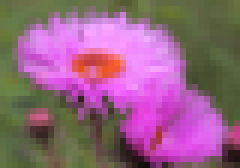
#> input picture VA/Realizarea imaginilor mozaic/data/colectie/11.png, 40 x 28 px, given in place of ferrari.jpeg, which was not available (shown 6 times larger)
$ python run_project.py   (older library calls are emulated)
#> lines starting #> are read from the running program, lines starting #| are printed output that depends on the picture; pictures that were not available may be replaced by others from this repository, and a replacement may not be noted
### VA/Realizarea imaginilor mozaic/cod/parameters.py
import cv2 as cv
import numpy as np

# In aceasta clasa vom stoca detalii legate de algoritm si de imaginea pe care este aplicat.
class Parameters:

    def __init__(self, image_path):
        self.image_path = image_path
        self.is_grayscale = False

        if self.is_grayscale == False:
            # cititm ca rbg
            self.image = cv.imread(image_path)
#> self.image is the input picture: shape (28, 40, 3); mean B, G, R 130, 99.3, 148.2
        else:
            # citim ca grayscale
            self.image = cv.imread(image_path, cv.IMREAD_GRAYSCALE)

        if self.image is None:
            print('%s is not valid' % image_path)
            exit(-1)

        self.image = np.float32(self.image)
        self.image_resized = None
        self.small_images_dir = '/Users/corinacondurachi/Desktop/tema1/data/airplane/'
        self.image_type = 'png'
        self.num_pieces_horizontal = 25
        self.num_pieces_vertical = None
        self.show_small_images = False
        self.layout = 'caroiaj'
        self.criterion = 'distantaCuloareMedie'
        self.hexagon = False
        self.small_images = None
        self.different_neighbors = True


### VA/Realizarea imaginilor mozaic/cod/build_mosaic.py
import os
import cv2 as cv
import numpy as np
import matplotlib.pyplot as plt
import pdb

from add_pieces_mosaic import *
from parameters import *


def load_pieces(params: Parameters):
    # citeste toate cele N piese folosite la mozaic din directorul corespunzator
    # toate cele N imagini au aceeasi dimensiune H x W x C, unde:
    # H = inaltime, W = latime, C = nr canale (C=1  gri, C=3 color)
    # functia intoarce pieseMozaic = matrice N x H x W x C in params
    # pieseMoziac[i, :, :, :] reprezinta piesa numarul i

    dir_path = params.small_images_dir
    filenames = os.listdir(dir_path)
    images = []
    for image_name in filenames:
        if params.is_grayscale == False:
            # cititm pozele ca rgb
            img_current = cv.imread(dir_path + image_name)
        else:
            # citim pozele ca grayscale
            img_current = cv.imread(dir_path + image_name, cv.IMREAD_GRAYSCALE)

        images.append(img_current)

    images = np.array(images, np.float32)

    # citeste imaginile din director

    if params.show_small_images:
        for i in range(10):
            for j in range(10):
                plt.subplot(10, 10, i * 10 + j + 1)
                # OpenCV reads images in BGR format, matplotlib reads images in RBG format
                im = images[i * 10 + j].copy()
                # BGR to RGB, swap the channels
                im = im[:, :, [2, 1, 0]]
                plt.imshow(im)
        plt.show()

    params.small_images = images


def compute_dimensions(params: Parameters):
    # calculeaza dimensiunile mozaicului
    # obtine si imaginea de referinta redimensionata avand aceleasi dimensiuni
    # ca mozaicul

    # completati codul
    # calculeaza automat numarul de piese pe verticala
    # pentru a pastra acelasi ration ca imaginea initiala (H - W)

    if params.is_grayscale == False:
        H, W, C  = params.image.shape
#> H = 28; W = 40; C = 3
        h, w, c = params.small_images[0].shape
#> h = 28; w = 40; c = 3

    else:
        H, W  = params.image.shape
        h, w = params.small_images[0].shape


    # vreau sa pastrez ratio H/W din imaginea initiala deci voi inmulti H/W cu noua latime
    # (arams.num_pieces_vertical * h) si impart la h ca sa aflu nr de piese care incap pe verticala
    params.num_pieces_vertical = H * params.num_pieces_horizontal * w // (h * W)
#> params.num_pieces_vertical = 100

    # redimensioneaza imaginea
    new_h = params.num_pieces_vertical * h
#> new_h = 2800
    new_w = params.num_pieces_horizontal * w
#> new_w = 4000
    params.image_resized = cv.resize(params.image, (new_w, new_h))
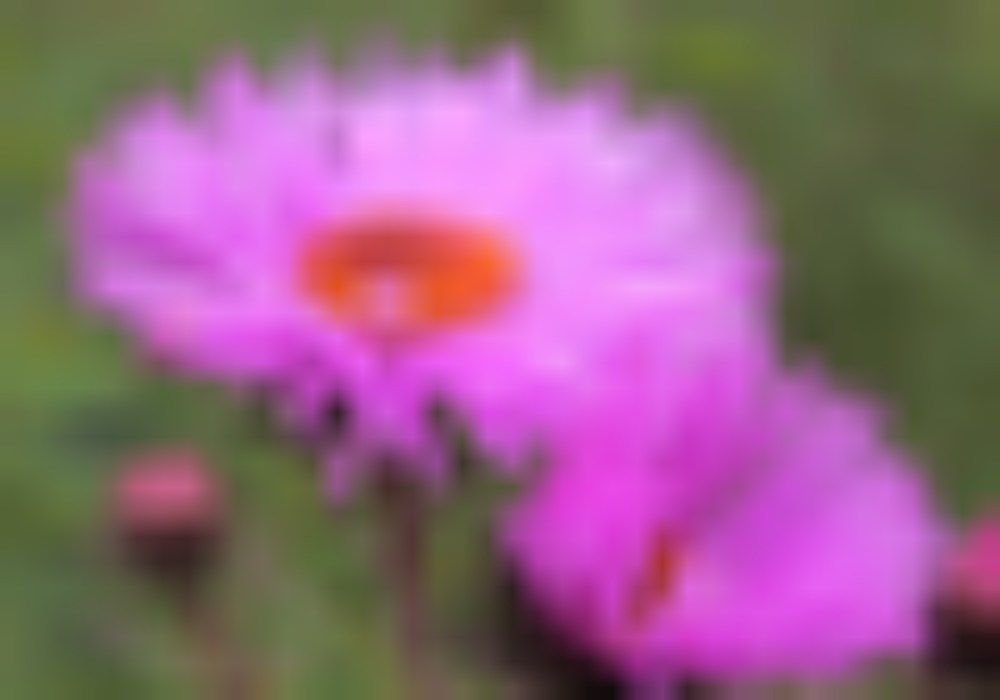
#> params.image_resized: shape (2800, 4000, 3) float32 (shown at 1/4 size); mean B, G, R 133, 98.8, 156.9


def build_mosaic(params: Parameters):
    # incarcam imaginile din care vom forma mozaicul
    load_pieces(params)
    # calculeaza dimensiunea mozaicului
    compute_dimensions(params)

    img_mosaic = None
    if params.layout == 'caroiaj':
        if params.hexagon is True:
            img_mosaic = add_pieces_hexagon(params)
        else:
            img_mosaic = add_pieces_grid(params)
    elif params.layout == 'aleator':
        img_mosaic = add_pieces_random(params)
    else:
        print('Wrong option!')
        exit(-1)

    return img_mosaic

### VA/Realizarea imaginilor mozaic/cod/add_pieces_mosaic.py
from parameters import *
import numpy as np
import pdb
import timeit
import os

# pentru a nu le calcula de fiecare data
def get_mean_color_small_images(params: Parameters, c):

#> called with c = 3
    N = params.small_images.shape[0]
#> N = 4
    mean_color_pieces = np.zeros((N,c))
    for i in range(N):
        current_image = params.small_images[i].copy()
        # calculez pe fiecare canal (3 pt RGB)
        if params.is_grayscale == False:
            for k in range(c):
                mean_color_pieces[i,k] = np.float32(current_image[:,:,k].mean())
        # un singur canal pt grayscale
        else:
            for k in range(c):
                mean_color_pieces[i,k] = np.float32(current_image[:,:].mean())
#> this loop made 4 passes
#> pass 2, in get_mean_color_small_images, `current_image = params.small_images[i].copy()`:
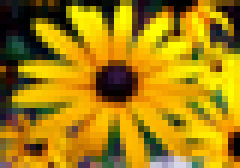
#> current_image: shape (28, 40, 3) float32 (shown 6 times larger); mean B, G, R 13, 130, 167.3
#> pass 3, in get_mean_color_small_images, `current_image = params.small_images[i].copy()`:
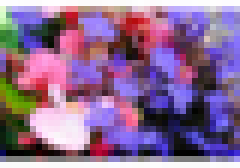
#> current_image: shape (28, 40, 3) float32 (shown 6 times larger); mean B, G, R 146, 106.4, 139.5

    return mean_color_pieces

# sortez indicii pentru partea cu vecini adiacenti diferiti
def get_sorted_indexes(mean_color_crop, mean_color_pieces):
    # nu mai are rost sa aplic sqrt deoarece nu schimba cu nimic ordinea
    distances = np.sum((mean_color_crop - mean_color_pieces)**2, axis = 1)
    return np.argsort(distances)

#construiesc o masca pentru hexagoane
# [37 lines left out: functions get_mask_hexagon, check_neighbors, not called in this run]


def add_pieces_grid(params: Parameters):
    start_time = timeit.default_timer()
    img_mosaic = np.zeros(params.image_resized.shape, np.uint8)
    if params.is_grayscale == False:
        N, H, W, C = params.small_images.shape
        h, w, c = params.image_resized.shape
    else:
        N, H, W  = params.small_images.shape
        h, w  = params.image_resized.shape
        c = 1

    num_pieces = params.num_pieces_vertical * params.num_pieces_horizontal
    # retin indicele imaginii pusa in pozitia aceea ca sa nu am piese adiacente identice
    matrice = np.empty((params.num_pieces_vertical, params.num_pieces_horizontal))

    if params.criterion == 'aleator':
        for i in range(params.num_pieces_vertical):
            for j in range(params.num_pieces_horizontal):
                index = np.random.randint(low=0, high=N, size=1)
                img_mosaic[i * H: (i + 1) * H, j * W: (j + 1) * W, :] = params.small_images[index]
                print('Building mosaic %.2f%%' % (100 * (i * params.num_pieces_horizontal + j + 1) / num_pieces))

    elif params.criterion == 'distantaCuloareMedie':

        mean_color_pieces = get_mean_color_small_images(params, c)
        for i in range(params.num_pieces_vertical):
            for j in range(params.num_pieces_horizontal):
                if params.is_grayscale == False:
                    # subportiunea din imaginea mare
                    img_crop = params.image_resized [i * H: (i + 1) * H, j * W: (j + 1) * W, :]
                else:
                    img_crop = params.image_resized [i * H: (i + 1) * H, j * W: (j + 1) * W]

                # calculez media culorilor subimaginii
                mean_color_crop = np.mean(img_crop, axis = (0,1))
                # distantele euclidiene
                sorted_indexes = get_sorted_indexes(mean_color_crop, mean_color_pieces)
                # iau cel mai potrivita portiune
                index = sorted_indexes[0]

                # varific daca vecinii trebuie sa fie diferiti
                if params.different_neighbors == True:

                    # prima linie o verific doar cu cea din dreapta. Daca sunt egale, il iau pe urmatorul
                    if i == 0 and j > 0:
                        if matrice[i][j-1] == index:
                            index = sorted_indexes[1]

                    # prima coloana o verific doar cu cea de deasupra. Daca sunt egale, il iau pe urmatorul
                    if j == 0 and i > 0:
                        if matrice[i-1][j] == index:
                            index = sorted_indexes[1]

                    # ma aflu in mijlocul pozei
                    if i > 0 and j > 0:
                        k = 0
                        while sorted_indexes[k] == matrice[i-1][j] or sorted_indexes[k] == matrice[i][j-1]:
                            k += 1
                        index = sorted_indexes[k]

                # adaug indicele in matrice
                matrice[i,j] = index
                if params.is_grayscale == False:
                    # adaug imaginea in mozaic
                    img_mosaic[i * H: (i + 1) * H, j * W: (j + 1) * W, :] = params.small_images[index]
                else:
                    img_mosaic[i * H: (i + 1) * H, j * W: (j + 1) * W] = params.small_images[index]

                print('Building mosaic %.2f%%' % (100 * (i * params.num_pieces_horizontal + j + 1) / num_pieces))
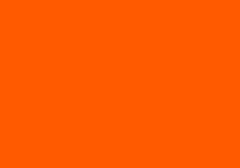
#> img_crop: shape (28, 40, 3) float32 (shown 6 times larger); mean B, G, R 34, 40, 51; drawn with min black and max white
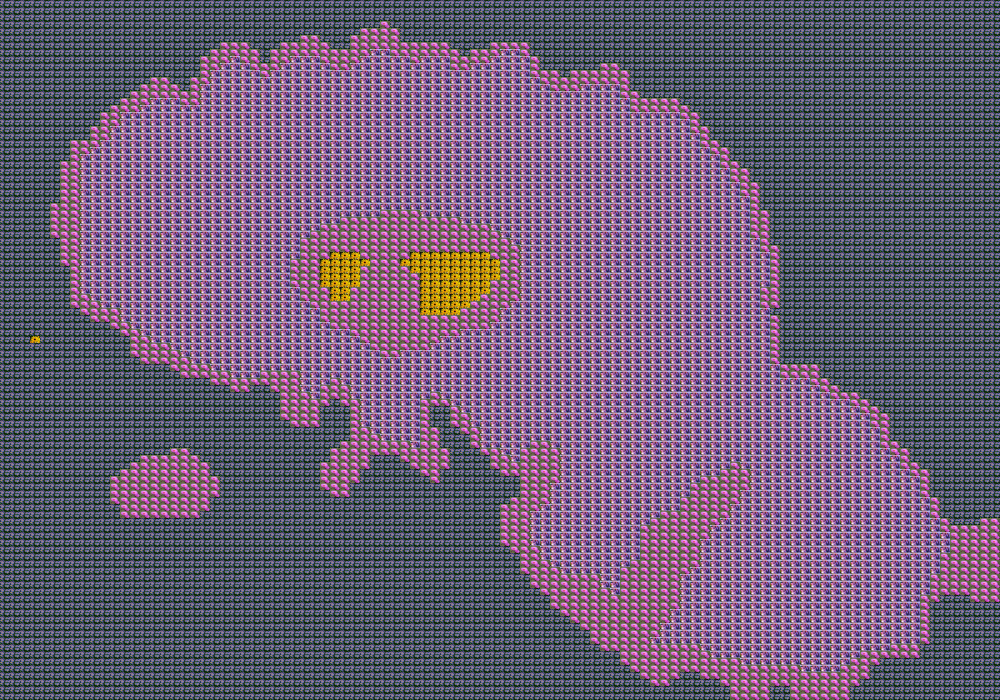
#> img_mosaic: shape (2800, 4000, 3) (shown at 1/4 size); mean B, G, R 118, 93.9, 108.5
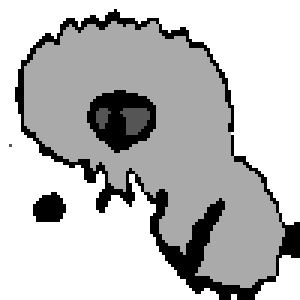
#> matrice: shape (100, 100) float64 (shown 3 times larger); min 0, max 3, mean 2.23; drawn with min black and max white

    else:
        # print('Error! unknown option %s' % params.criterion)
        exit(-1)

    end_time = timeit.default_timer()
    print('Running time: %f s.' % (end_time - start_time))

    return img_mosaic


# [184 lines left out: functions add_pieces_random, add_pieces_hexagon, not called in this run]

### VA/Realizarea imaginilor mozaic/cod/run_project.py
"""
    PROIECT MOZAIC
"""

# Parametrii algoritmului sunt definiti in clasa Parameters.
from parameters import *
from build_mosaic import *

# numele imaginii care va fi transformata in mozaic
#image_path = './../data/imaginiTest/ferrari.jpeg'
image_path = '/Users/corinacondurachi/Desktop/tema1/data/imaginiTest/ferrari.jpeg'
params = Parameters(image_path)

# directorul cu imagini folosite pentru realizarea mozaicului
params.small_images_dir = '/Users/corinacondurachi/Desktop/tema1/data/colectie/'
# tipul imaginilor din director
params.image_type = 'png'

# numarul de piese ale mozaicului pe orizontala
# pe verticala vor fi calcultate dinamic a.i sa se pastreze raportul
params.num_pieces_horizontal = 100
# afiseaza piesele de mozaic dupa citirea lor
params.show_small_images = False
# modul de aranjarea a pieselor mozaicului
# optiuni: 'aleator', 'caroiaj'
params.layout = 'caroiaj'
# criteriul dupa care se realizeaza mozaicul
# optiuni: 'aleator', 'distantaCuloareMedie'5
params.criterion = 'distantaCuloareMedie'
# daca params.layout == 'caroiaj', sa se foloseasca piese hexagonale
params.hexagon = False
# daca params.is_grayscale = True, se va citi ca grayscale, daca nu ca RGB
params.is_grayscale = False
# daca params.different_neighbors = True, vom specifica ca nu vrem piese adiacente la fel
#(valabil pentru modul caroiaj cu piese dreptunghiulare, cat si cu hexagonale)
params.different_neighbors = False


params.num_pieces_horizontal = 100
img_mosaic = build_mosaic(params)
cv.imwrite('ferrari_caroiaj_distantaCuloareMedie.png', img_mosaic)
